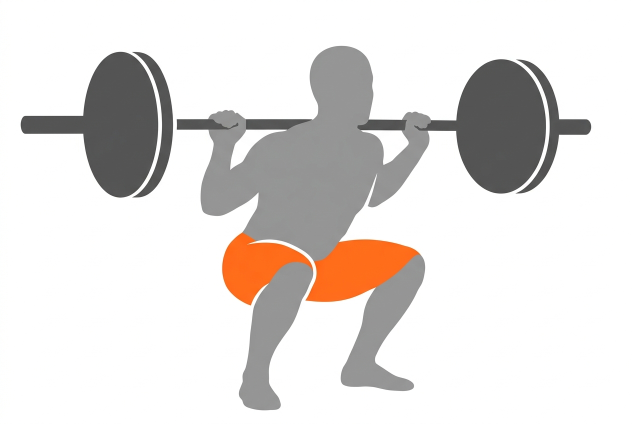
#> input picture mobile/scripts/exercise-art/refs/flat-squat-bottom.png, 1264 x 848 px (shown at 1/2 size)
$ python dots.py refs/flat-squat-bottom.png
#> lines starting #> are read from the running program, lines starting #| are printed output that depends on the picture; after the words box and inside, x2 and y2 are one past the last pixel; in counts of white or black regions, pixels touching at a corner belong together
"""Turn a two-up (or three-up) flat source (figures left to right, white ground) into transparent
dot-matrix PNG frames: 120x80 dots, 9 px pitch, 1080x720.

Usage: dots.py <source.png> <out-0.png> <out-1.png> [<out-2.png>] [--anchor floor|top] [--long 1.3]

One shared scale for every frame. `floor` (default) puts the lowest body pixels (the feet) on one
baseline and lines them up horizontally; `top` lines up the highest equipment pixels instead (the
pull-up bar), for lifts where the body moves and the bar stays. Orange in the source
becomes the lit muscle; mid-grey the body; dark grey the equipment.
"""
import sys
from PIL import Image, ImageDraw, ImageFilter

def option(name, default):
    return sys.argv[sys.argv.index(name) + 1] if name in sys.argv else default

anchor = option("--anchor", "floor")
long_cap = float(option("--long", "1.3"))  # the widest frame is at most this x the figure height (0: off)
flags = {i for i, a in enumerate(sys.argv) if a.startswith("--")}
args = [a for i, a in enumerate(sys.argv[1:], 1) if i not in flags and i - 1 not in flags]
src, outs = args[0], args[1:]
N = len(outs)
GW, GH, P = 120, 80, 9
S = 4                              # canvas pixels per dot
CW, CH = GW * S, GH * S
FIG_H = 0.64                       # the tallest frame fills this share of the panel height
MAX_W = 0.86                       # every frame fits this share of the panel width
BAND = 0.05                        # anchor band: this share of the tallest frame's height
BODY = (176, 86, 32, 255); GEAR = (112, 58, 30, 255); LIT = (255, 106, 26, 255); OFF = (255, 106, 26, 40)

im = Image.open(src).convert("RGB")
#> im is the input picture: PIL image 1264x848 RGB; mean R, G, B 225.7, 221.7, 219.3
W, H = im.size
#> W = 1264; H = 848
mask = Image.eval(im.convert("L"), lambda v: 255 if v < 235 else 0).filter(ImageFilter.MedianFilter(5))
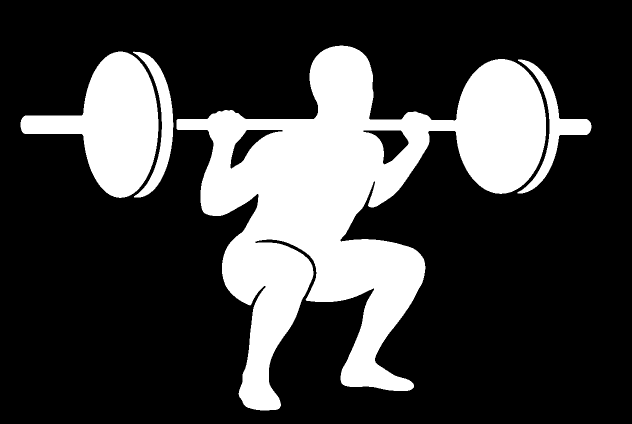
#> mask: PIL image 1264x848 L (shown at 1/2 size); 24.9% white; 4 white regions, box (x1, y1, x2, y2) and area: (353, 91, 1092, 821) 213494, (41, 103, 317, 396) 39327, (1035, 119, 1183, 387) 7370, (266, 103, 347, 395) 6681

# split at the emptiest column near each boundary
cols = [sum(1 for y in range(0, H, 4) if mask.getpixel((x, y))) for x in range(W)]
#> cols = 1264 values, max 142 at index 730, min 0 at index 0, mean 52.76
cuts = [0]
for i in range(1, N):
    lo, hi = int(W * (i / N - 0.1)), int(W * (i / N + 0.1))
    cuts.append(min(range(lo, hi), key=lambda x: (cols[x], abs(x - W * i / N))))
#> after the loop, cuts = [0]
cuts.append(W)

def body_px(p):
    r, g, b = p
    return abs(r - g) < 24 and abs(g - b) < 24 and 115 < (r + g + b) / 3 < 215

crops = []
for a, b in zip(cuts, cuts[1:]):
    m = mask.crop((a, 0, b, H))
    box = m.getbbox()
    crops.append((im.crop((a, 0, b, H)).crop(box), m.crop(box)))
#> this loop made 1 pass
#> (a, b, box) on pass 1: (0, 1264, (41, 91, 1183, 821))
#> after the loop, crops = 1 item

def gear_px(p):
    r, g, b = p
    return abs(r - g) < 24 and abs(g - b) < 24 and (r + g + b) / 3 <= 115

def anchor_at(img, m, band):
    """The anchor point: feet (mean x of body pixels in the bottom band, y at the bottom), or the
    bar (mean x of equipment pixels in the band under its top row, y at that row)."""
    w, h = img.size
    if anchor == "floor":
        top, keep = h - band, body_px
    else:
        top = next((y for y in range(h) if any(m.getpixel((x, y)) and gear_px(img.getpixel((x, y)))
                                              for x in range(0, w, 2))), 0)
        keep = gear_px
    rows = range(top, min(h, top + band))
    xs = [x for y in rows for x in range(0, w, 2) if m.getpixel((x, y)) and keep(img.getpixel((x, y)))]
    if not xs:
        xs = [x for y in rows for x in range(0, w, 2) if m.getpixel((x, y))]
    return (sum(xs) / len(xs) if xs else w / 2), (h if anchor == "floor" else top)

tallest = max(c.size[1] for c, _ in crops)
#> tallest = 730
k = (FIG_H * CH) / tallest
#> k = 0.281
if long_cap:  # lying and horizontal lifts: keep the body the size it has standing up
    k = min(k, long_cap * FIG_H * CH / max(c.size[0] for c, _ in crops))
#> k = 0.233
while True:
    scaled = [(c.resize((max(1, int(c.size[0] * k)), max(1, int(c.size[1] * k))), Image.LANCZOS),
               m.resize((max(1, int(m.size[0] * k)), max(1, int(m.size[1] * k))), Image.NEAREST))
              for c, m in crops]
    band = max(2, int(BAND * tallest * k))
    at = [anchor_at(c, m, band) for c, m in scaled]
    # place every frame with its anchor at (0, 0), then centre the union on the panel
    lefts = [-a[0] for a in at]; tops = [-a[1] for a in at]
    rights = [l + c.size[0] for l, (c, _) in zip(lefts, scaled)]
    bottoms = [t + c.size[1] for t, (c, _) in zip(tops, scaled)]
    span, tall = max(rights) - min(lefts), max(bottoms) - min(tops)
    if span <= MAX_W * CW and tall <= FIG_H * CH * 1.15:
        break
    k *= min(MAX_W * CW / span, FIG_H * CH * 1.15 / tall, 1) * 0.98
#> this loop made 1 pass
#> (band, at, lefts, tops, rights, bottoms, span) on pass 1: (8, [(111.7, 170)], [-111.7], [-170], [154.3], [0], 266)
#> after the loop, k = 0.233
shift = CW / 2 - (min(lefts) + max(rights)) / 2
#> shift = 218.7
shift_y = CH / 2 - (min(tops) + max(bottoms)) / 2
#> shift_y = 245

def render(i, path):
    fig, m = scaled[i]
    can = Image.new("RGB", (CW, CH), (255, 255, 255))
    can.paste(fig, (int(lefts[i] + shift), int(tops[i] + shift_y)), m)
    c = Image.new("RGBA", (GW * P, GH * P), (0, 0, 0, 0)); d = ImageDraw.Draw(c)
    for gy in range(GH):
        for gx in range(GW):
            px = [can.getpixel((gx * S + i, gy * S + j)) for i in range(S) for j in range(S)]
            r = sum(p[0] for p in px) / 16; g = sum(p[1] for p in px) / 16; b = sum(p[2] for p in px) / 16
            lum = (r + g + b) / 3
            if lum > 222: col = OFF
            elif r > 165 and r > g * 1.6 and r > b * 2.2: col = LIT
            elif lum > 120: col = BODY
            else: col = GEAR
            x = gx * P + P / 2; y0 = gy * P + P / 2; rad = P * 0.38 if col != OFF else P * 0.15
            d.rounded_rectangle((x - rad, y0 - rad, x + rad, y0 + rad), radius=rad * 0.45, fill=col)
    c.save(path, optimize=True)

for i, out in enumerate(outs):
    render(i, out)
